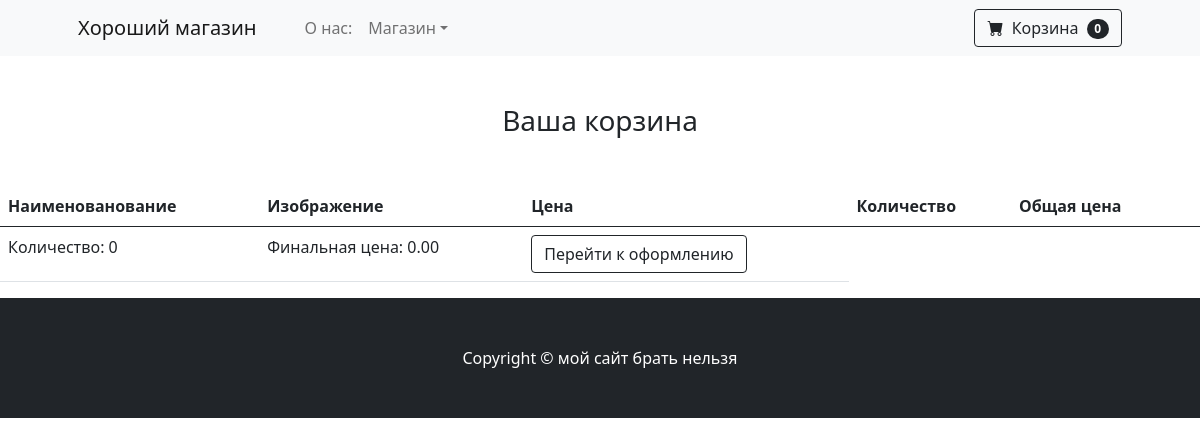
The app's page /cart/ (signed in), older data.
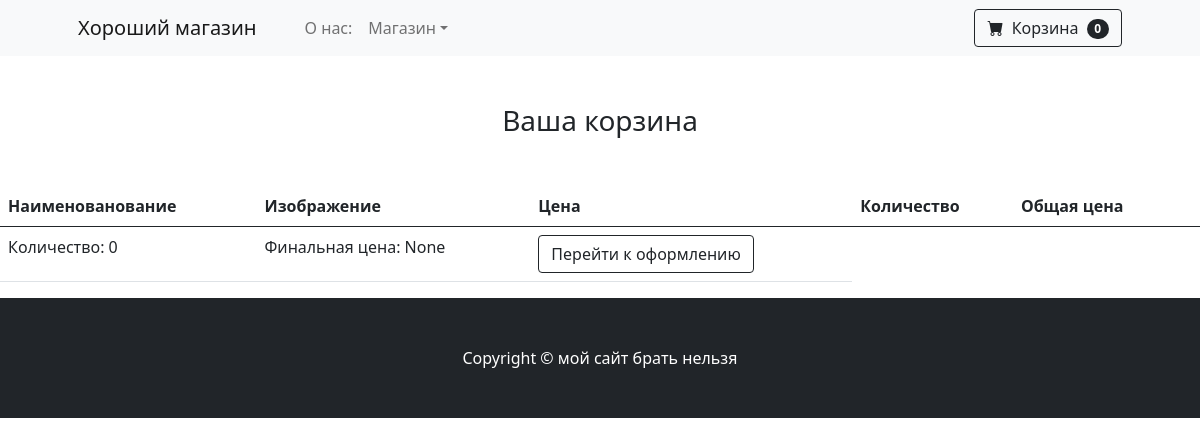
The same page, newer data.
### app/models.py (models this page shows)
class Cart(models.Model):
    owner = models.ForeignKey('Customer', verbose_name='Покупатель', on_delete=models.CASCADE, null=True)
    products = models.ManyToManyField(CartProduct, blank=True, related_name='related_cart')
    total_products = models.PositiveIntegerField(default=0)
    final_price = models.DecimalField(max_digits=10, decimal_places=2, verbose_name='Финальная цена', null=True)
    in_order = models.BooleanField(default=False)
    for_anonym_user = models.BooleanField(default=False)

### app/views.py (the view)
# urls.py: path('cart/', CartView.as_view(), name='cart'),
class CartView(CartMixin, View):
    def get(self, request, *args, **kwargs):
        context = {
            'cart': self.cart
        }
        return render(request, 'app/cart.html', context)

### app/mixins.py (called while the page is built)
    def dispatch(self, request, *args, **kwargs):
        if request.user.is_authenticated:
            customer = Customer.objects.filter(user=request.user).first()
            if not customer:
                customer = Customer.objects.create(user=request.user)
            cart = Cart.objects.filter(owner=customer, in_order=False).first()
            if not cart:
                cart = Cart.objects.create(owner=customer)
        else:
            cart = Cart.objects.filter(for_anonym_user=True).first()
            if not cart:
                cart = Cart.objects.create(for_anonym_user=True)
        self.cart = cart
        return super().dispatch(request, *args, **kwargs)

### app/templates/app/cart.html (shortened to what this page needs)
{%extends 'app/index.html'%}
{%block content%}
<h3 class="text-center mt-5 mb-5">Ваша корзина{%if not cart%} пуста {%endif%}</h3>
<table class="table">
  <thead>
    <tr>
      <th scope="col">Наименованование</th>
      <th scope="col">Изображение</th>
      <th scope="col">Цена</th>
      <th scope="col">Количество</th>
      <th scope="col">Общая цена</th>
      <th scope="col"></th>
    </tr>
  </thead>
  <tbody>
  <tr>
    <td scope="col">Количество: {{cart.total_products}}</td>
    <td scope="col">Финальная цена: {{cart.final_price}}</td>
     <td><a href="{%url 'order'%}"><button class="btn btn-outline-dark">Перейти к оформлению</button></a></td>
  </tr>
  </tbody>
</table>
{%endblock content%}

Row changes from the older to the newer data that the page shows:
removed Cart: total_products "0", final_price "0.00"
added Cart: total_products "0", final_price "None"
